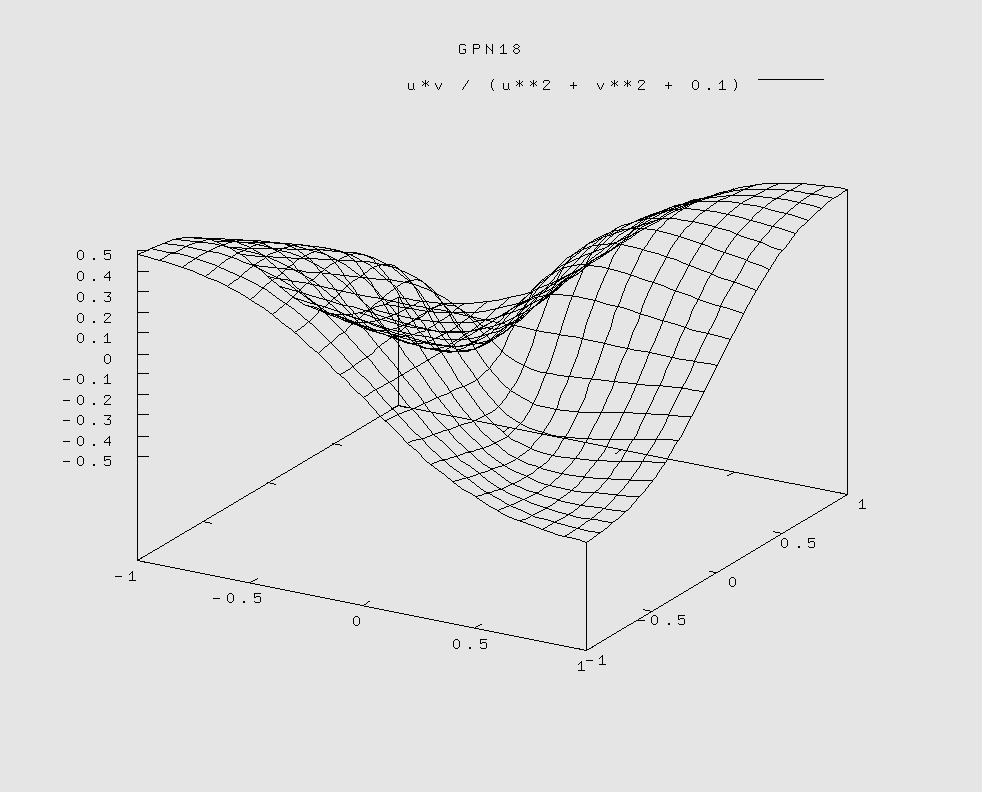

Recreate this plot in gnuplot.
unset log z
set xtics autofreq
set ytics autofreq
set xrange [-1:1]
set yrange [-1:1]
set samples 51
set isosample 21
set dummy u,v
set title "GPN18"
splot u*v / (u**2 + v**2 + 0.1)
